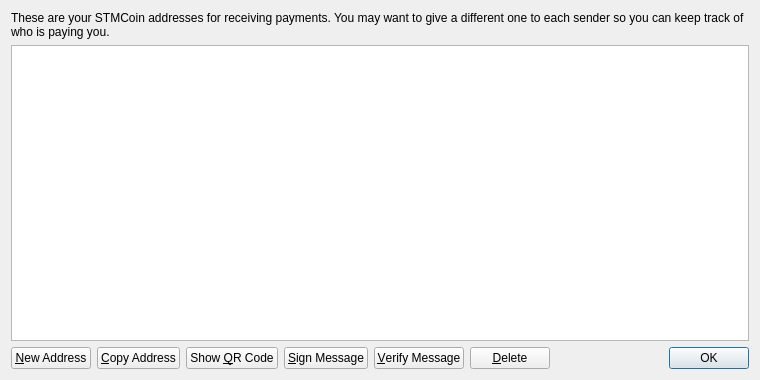
<?xml version="1.0" encoding="UTF-8"?>
<ui version="4.0">
 <class>AddressBookPage</class>
 <widget class="QWidget" name="AddressBookPage">
  <property name="geometry">
   <rect>
    <x>0</x>
    <y>0</y>
    <width>760</width>
    <height>380</height>
   </rect>
  </property>
  <property name="windowTitle">
   <string>Address Book</string>
  </property>
  <layout class="QVBoxLayout" name="verticalLayout">
   <item>
    <widget class="QLabel" name="labelExplanation">
     <property name="text">
      <string>These are your STMCoin addresses for receiving payments. You may want to give a different one to each sender so you can keep track of who is paying you.</string>
     </property>
     <property name="textFormat">
      <enum>Qt::PlainText</enum>
     </property>
     <property name="wordWrap">
      <bool>true</bool>
     </property>
    </widget>
   </item>
   <item>
    <widget class="QTableView" name="tableView">
     <property name="contextMenuPolicy">
      <enum>Qt::CustomContextMenu</enum>
     </property>
     <property name="toolTip">
      <string>Double-click to edit address or label</string>
     </property>
     <property name="tabKeyNavigation">
      <bool>false</bool>
     </property>
     <property name="alternatingRowColors">
      <bool>true</bool>
     </property>
     <property name="selectionMode">
      <enum>QAbstractItemView::SingleSelection</enum>
     </property>
     <property name="selectionBehavior">
      <enum>QAbstractItemView::SelectRows</enum>
     </property>
     <property name="sortingEnabled">
      <bool>true</bool>
     </property>
     <attribute name="verticalHeaderVisible">
      <bool>false</bool>
     </attribute>
    </widget>
   </item>
   <item>
    <layout class="QHBoxLayout" name="horizontalLayout">
     <item>
      <widget class="QPushButton" name="newAddressButton">
       <property name="toolTip">
        <string>Create a new address</string>
       </property>
       <property name="text">
        <string>&amp;New Address</string>
       </property>
       <property name="icon">
        <iconset resource="../bitcoin.qrc">
         <normaloff>:/icons/add</normaloff>:/icons/add</iconset>
       </property>
      </widget>
     </item>
     <item>
      <widget class="QPushButton" name="copyToClipboard">
       <property name="toolTip">
        <string>Copy the currently selected address to the system clipboard</string>
       </property>
       <property name="text">
        <string>&amp;Copy Address</string>
       </property>
       <property name="icon">
        <iconset resource="../bitcoin.qrc">
         <normaloff>:/icons/editcopy</normaloff>:/icons/editcopy</iconset>
       </property>
      </widget>
     </item>
     <item>
      <widget class="QPushButton" name="showQRCode">
       <property name="text">
        <string>Show &amp;QR Code</string>
       </property>
       <property name="icon">
        <iconset resource="../bitcoin.qrc">
         <normaloff>:/icons/qrcode</normaloff>:/icons/qrcode</iconset>
       </property>
      </widget>
     </item>
     <item>
      <widget class="QPushButton" name="signMessage">
       <property name="toolTip">
        <string>Sign a message to prove you own a Bitcoin address</string>
       </property>
       <property name="text">
        <string>&amp;Sign Message</string>
       </property>
       <property name="icon">
        <iconset resource="../bitcoin.qrc">
         <normaloff>:/icons/edit</normaloff>:/icons/edit</iconset>
       </property>
      </widget>
     </item>
     <item>
      <widget class="QPushButton" name="verifyMessage">
       <property name="toolTip">
        <string>Verify a message to ensure it was signed with a specified Bitcoin address</string>
       </property>
       <property name="text">
        <string>&amp;Verify Message</string>
       </property>
       <property name="icon">
        <iconset resource="../bitcoin.qrc">
         <normaloff>:/icons/transaction_0</normaloff>:/icons/transaction_0</iconset>
       </property>
      </widget>
     </item>
     <item>
      <widget class="QPushButton" name="deleteButton">
       <property name="toolTip">
        <string>Delete the currently selected address from the list. Only sending addresses can be deleted.</string>
       </property>
       <property name="text">
        <string>&amp;Delete</string>
       </property>
       <property name="icon">
        <iconset resource="../bitcoin.qrc">
         <normaloff>:/icons/remove</normaloff>:/icons/remove</iconset>
       </property>
      </widget>
     </item>
     <item>
      <spacer name="horizontalSpacer">
       <property name="orientation">
        <enum>Qt::Horizontal</enum>
       </property>
       <property name="sizeHint" stdset="0">
        <size>
         <width>40</width>
         <height>20</height>
        </size>
       </property>
      </spacer>
     </item>
     <item>
      <widget class="QDialogButtonBox" name="buttonBox">
       <property name="sizePolicy">
        <sizepolicy hsizetype="Maximum" vsizetype="Fixed">
         <horstretch>0</horstretch>
         <verstretch>0</verstretch>
        </sizepolicy>
       </property>
       <property name="standardButtons">
        <set>QDialogButtonBox::Ok</set>
       </property>
      </widget>
     </item>
    </layout>
   </item>
  </layout>
 </widget>
 <resources>
  <include location="../bitcoin.qrc"/>
 </resources>
 <connections/>
</ui>
